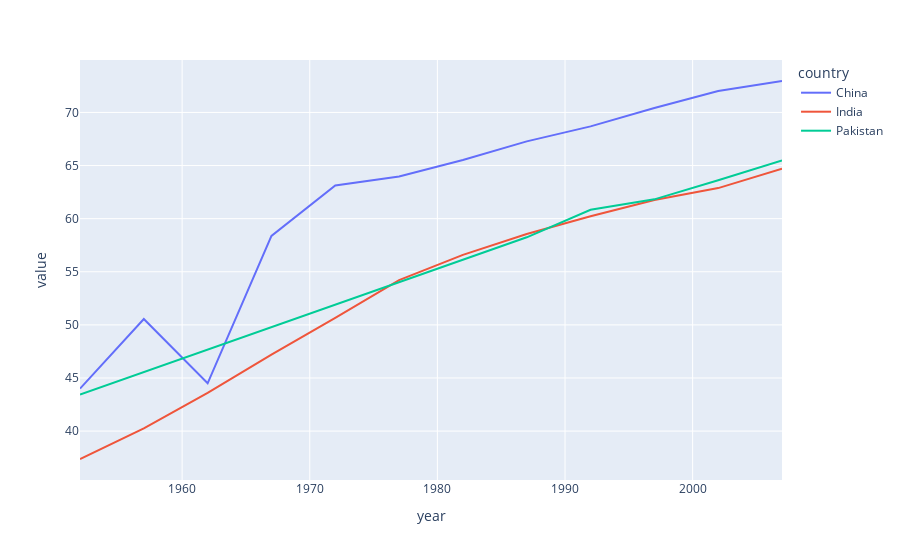

Notebook code cell kept with this figure:
### Code cell
px.line(temp, x=temp.index , y=temp.columns)

### Figure 1 — Plotly figure (JSON) as saved in the notebook; plotly's stock layout.template omitted (floating-point values rounded to 4 significant figures)
{"data": [{"hovertemplate": "country=China<br>year=%{x}<br>value=%{y}<extra></extra>", "legendgroup": "China", "line": {"color": "#636efa", "dash": "solid"}, "marker": {"symbol": "circle"}, "mode": "lines", "name": "China", "orientation": "v", "showlegend": true, "type": "scatter", "x": [1952, 1957, 1962, 1967, 1972, 1977, 1982, 1987, 1992, 1997, 2002, 2007], "xaxis": "x", "y": [44.0, 50.55, 44.5, 58.38, 63.12, 63.97, 65.53, 67.27, 68.69, 70.43, 72.03, 72.96], "yaxis": "y"}, {"hovertemplate": "country=India<br>year=%{x}<br>value=%{y}<extra></extra>", "legendgroup": "India", "line": {"color": "#EF553B", "dash": "solid"}, "marker": {"symbol": "circle"}, "mode": "lines", "name": "India", "orientation": "v", "showlegend": true, "type": "scatter", "x": [1952, 1957, 1962, 1967, 1972, 1977, 1982, 1987, 1992, 1997, 2002, 2007], "xaxis": "x", "y": [37.37, 40.25, 43.6, 47.19, 50.65, 54.21, 56.6, 58.55, 60.22, 61.77, 62.88, 64.7], "yaxis": "y"}, {"hovertemplate": "country=Pakistan<br>year=%{x}<br>value=%{y}<extra></extra>", "legendgroup": "Pakistan", "line": {"color": "#00cc96", "dash": "solid"}, "marker": {"symbol": "circle"}, "mode": "lines", "name": "Pakistan", "orientation": "v", "showlegend": true, "type": "scatter", "x": [1952, 1957, 1962, 1967, 1972, 1977, 1982, 1987, 1992, 1997, 2002, 2007], "xaxis": "x", "y": [43.44, 45.56, 47.67, 49.8, 51.93, 54.04, 56.16, 58.24, 60.84, 61.82, 63.61, 65.48], "yaxis": "y"}], "layout": {"legend": {"title": {"text": "country"}, "tracegroupgap": 0}, "margin": {"t": 60}, "xaxis": {"anchor": "y", "domain": [0, 1], "title": {"text": "year"}}, "yaxis": {"anchor": "x", "domain": [0, 1], "title": {"text": "value"}}}}
